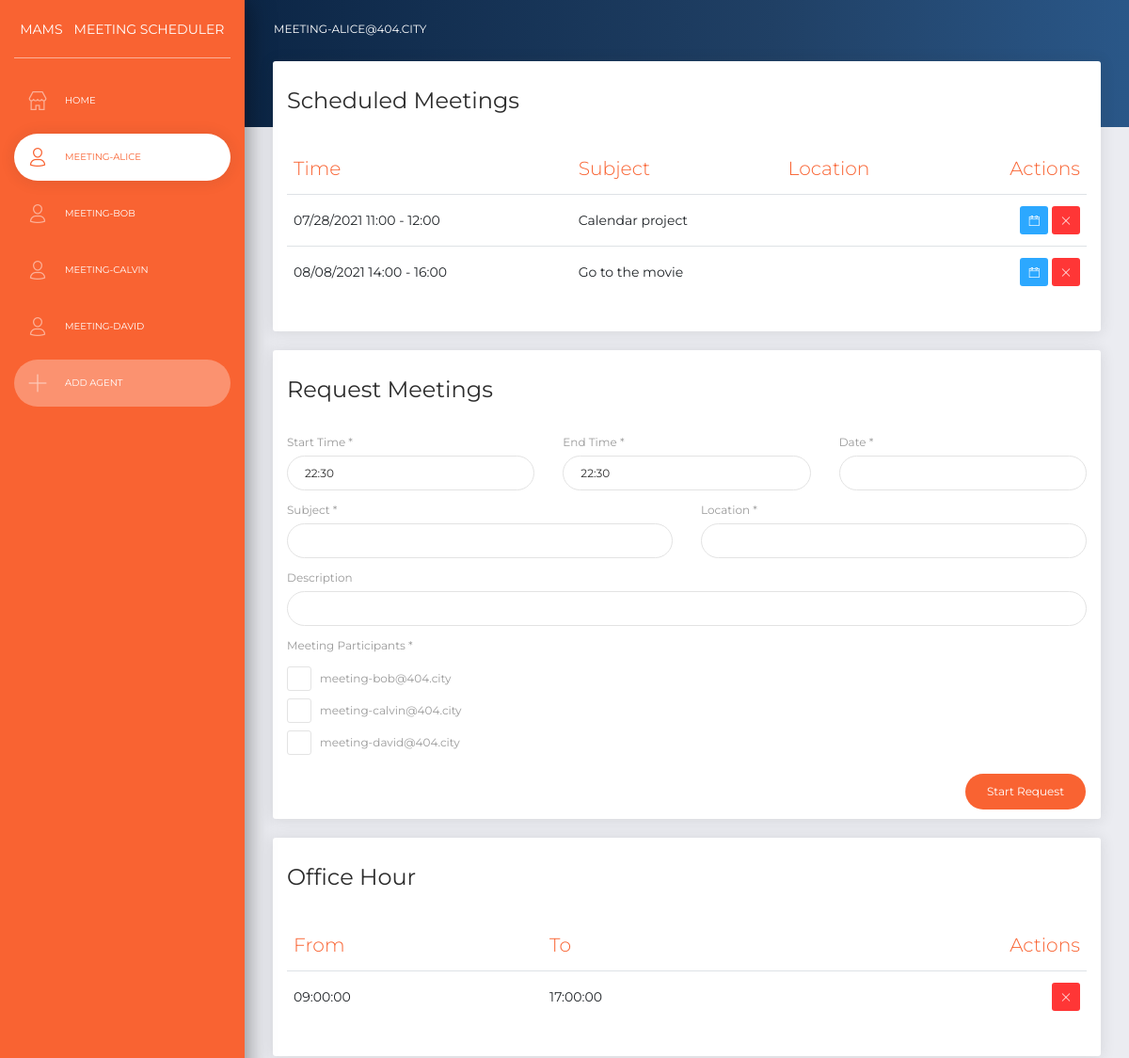
The app's page /agent/1 (upper part), older data.
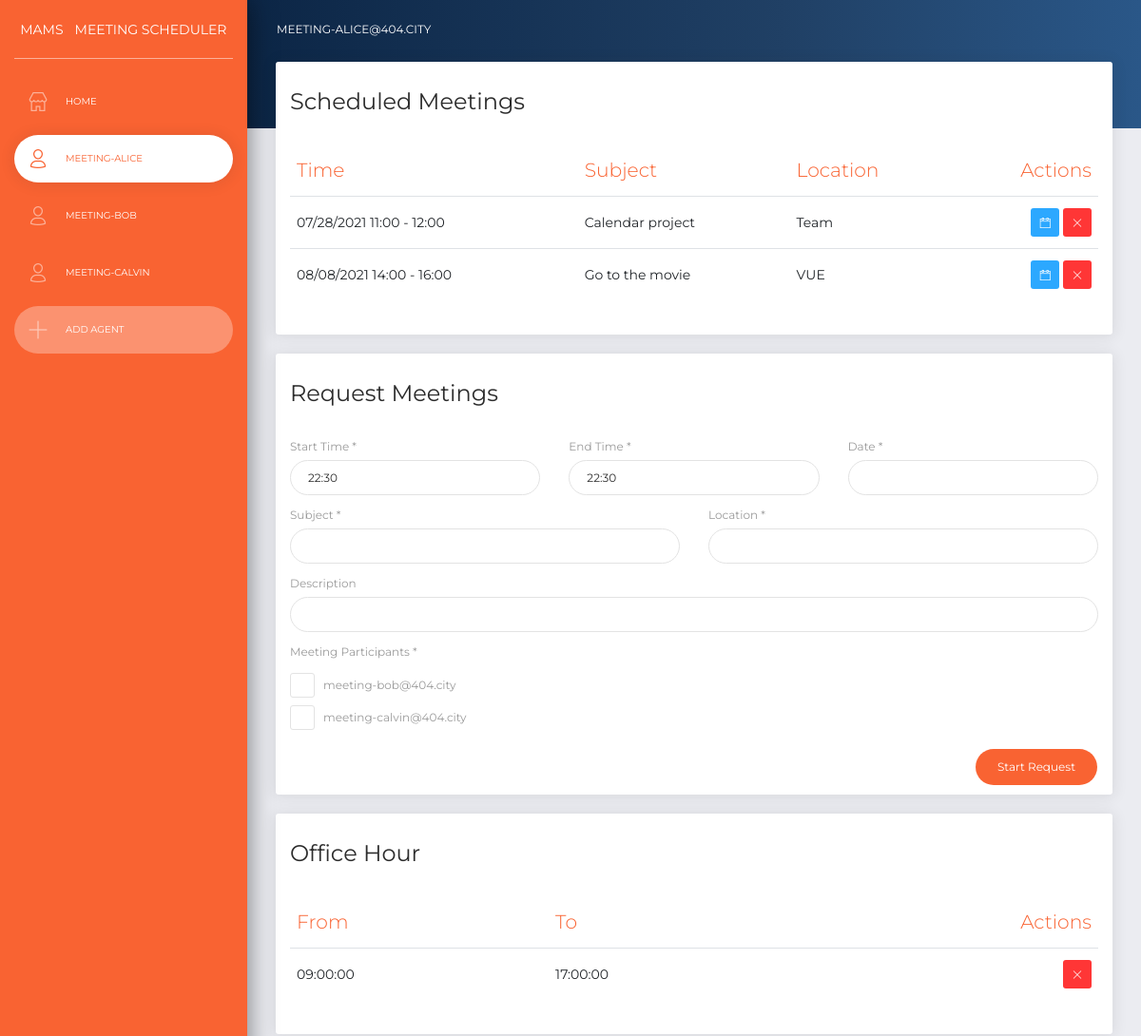
The same page, newer data.
### apps/dbmodels/dbmodels.py (models this page shows, shortened)
class AgentModel(db.Model):
    __tablename__ = 'agent'
    agent_id = db.Column(db.Integer, primary_key=True)
    email = db.Column(db.String(120), nullable=False)
    password = db.Column(db.String(120), nullable=False)
    offices = db.relationship('OfficeModel', backref='agent')
    preferences = db.relationship('PreferenceModel', backref='agent')
    meetings = db.relationship('ScheduleModel', back_populates='agent')

class MeetingModel(db.Model):
    __tablename__ = 'meeting'
    meeting_id = db.Column(db.Integer, primary_key=True)
    start_time = db.Column(db.DateTime, nullable=False)
    end_time = db.Column(db.DateTime, nullable=False)
    subject = db.Column(db.Text, nullable=False)
    location = db.Column(db.Text, nullable=False)
    description = db.Column(db.Text)
    agents = db.relationship('ScheduleModel', back_populates='meeting')

class OfficeModel(db.Model):
    __tablename__ = 'office'
    office_id = db.Column(db.Integer, primary_key=True)
    start_time = db.Column(db.Time, nullable=False)
    end_time = db.Column(db.Time, nullable=False)
    agent_id = db.Column(db.Integer, db.ForeignKey('agent.agent_id'))

### app.py (the view)
@app.route('/agent/<int:aid>', methods=['GET'])
def agent(aid):
    agents = AgentModel.query.all()
    agent = AgentModel.query.get(aid)
    others = AgentModel.query.filter(AgentModel.agent_id != agent.agent_id).all()
    mids = []
    for meeting in agent.meetings:
        mids.append(meeting.meeting_id)
    meetings = MeetingModel.query.filter(MeetingModel.meeting_id.in_(mids)).order_by(
        MeetingModel.start_time.asc()).all()
    if len(meetings) == 0:
        meetings = None
    offices = OfficeModel.query.filter(OfficeModel.agent_id == aid).order_by(OfficeModel.start_time.asc()).all()
    if len(offices) == 0:
        offices = None
    preferences = PreferenceModel.query.filter(PreferenceModel.agent_id == aid).order_by(PreferenceModel.is_local.asc(),
                                                                                         PreferenceModel.start_time.asc()).all()
    if len(preferences) == 0:
        preferences = None
    return render_template('agent.html', agents=agents, agent=agent
                           , others=others, meetings=meetings, offices=offices, preferences=preferences)

### app.py (called while the page is built)
@app.template_filter('split_name')
def split_name(email):
    return email.split('@')[0]

@app.template_filter('start_cut')
def start_cut(dt):
    return dt.strftime('%m/%d/%Y %H:%M')

@app.template_filter('end_cut')
def end_cut(dt):
    return dt.strftime('%H:%M')

### templates/agent.html (shortened to what the changed rows need)
{% extends "public.html" %}
{% block content %}
<nav class="navbar navbar-expand-lg navbar-transparent bg-primary navbar-absolute">
    <div class="container-fluid">
        <div class="navbar-wrapper">
            <a id="agent-id" agent-id="{{ agent.agent_id }}" class="navbar-brand" style="pointer-events: none">{{ agent.email }}</a>
        </div>
    </div>
</nav>
<div class="content" style="margin-top: -70px">
    <div class="row">
        <div class="col-md-12">
            <div class="card">
                <div class="card-body">
                    <div class="table-responsive">
                        {% if meetings != None %}
                        <table class="table">
                            <thead class="text-primary">
                                <th>Time</th>
                                <th>Subject</th>
                                <th>Location</th>
                                <th class="text-right">Actions</th>
                            </thead>
                            <tbody>
                                {% for meeting in meetings %}
                                <tr>
                                    <td>{{ meeting.start_time | start_cut }} - {{ meeting.end_time | end_cut }}</td>
                                    <td>{{ meeting.subject }}</td>
                                    <td>{{ meeting.location }}</td>
                                    <td class="td-actions text-right">
                                        <button meeting-id="{{ meeting.meeting_id }}" type="button" rel="tooltip" class="btn btn-info btn-sm btn-icon meeting-detail">
                                            <i class="now-ui-icons ui-1_calendar-60"></i>
                                        </button>
                                        <button meeting-id="{{ meeting.meeting_id }}" type="button" rel="tooltip" class="btn btn-danger btn-sm btn-icon meeting-delete">
                                            <i class="now-ui-icons ui-1_simple-remove"></i>
                                        </button>
                                    </td>
                                </tr>
                                {% endfor %}
                            </tbody>
                        </table>
                        {% endif %}
                    </div>
                </div>
            </div>
        </div>
    </div>
    <div class="row">
        <div class="col-md-12">
            <div class="card">
                <div class="card-body">
                    <div class="row">
                        <div class="col-md-12">
                            <div class="form-group" id="guest-check">
                                {% for other in others %}
                                <div class="form-check" style="padding-left: 0">
                                    <label class="form-check-label">
                                        {{ other.email }}
                                    </label>
                                </div>
                                {% endfor %}
                            </div>
                        </div>
                    </div>
                </div>
            </div>
        </div>
    </div>
    <div class="row">
        <div class="col-md-12">
            <div class="card">
                <div class="card-body">
                    <div class="table-responsive">
                        {% if offices != None %}
                        <table class="table">
                            <thead class="text-primary">
                                <th>From</th>
                                <th>To</th>
                                <th class="text-right">Actions</th>
                            </thead>
                            <tbody>
                                {% for office in offices %}
                                <tr>
                                    <td>{{ office.start_time }}</td>
                                    <td>{{ office.end_time }}</td>
                                    <td class="td-actions text-right">
                                        <button office-id="{{ office.office_id }}" type="button" rel="tooltip" class="btn btn-danger btn-sm btn-icon office-delete">
                                            <i class="now-ui-icons ui-1_simple-remove"></i>
                                        </button>
                                    </td>
                                </tr>
                                {% endfor %}
                            </tbody>
                        </table>
                        {% endif %}
                    </div>
                </div>
            </div>
        </div>
    </div>
</div>
{% endblock %}

### templates/public.html (shortened to what this page needs)
<!DOCTYPE html>
<html lang="en">
<head>
    <link rel="stylesheet" href="https://use.fontawesome.com/releases/v5.7.1/css/all.css">
    <link href="/css/bootstrap.min.css" rel="stylesheet">
    <link href="/css/now-ui-dashboard.css" rel="stylesheet">
    <link href="/css/bootstrap-datepicker.css" rel="stylesheet">
    <link href="/css/bootstrap-timepicker.css" rel="stylesheet">
</head>
<body>
    <div class="wrapper">
        <div class="sidebar" data-color="orange">
            <div class="logo">
                <a class="simple-text logo-mini" style="pointer-events: none; width: auto">MAMS</a>
                <a class="simple-text logo-normal" style="pointer-events: none">Meeting Scheduler</a>
            </div>
            <div class="sidebar-wrapper" id="sidebar-wrapper">
                <ul class="nav" id="agent-list">
                    <li {% if agent == None %} class="active" {% endif %}>
                        <a href="\">
                            <i class="now-ui-icons shopping_shop"></i>
                            <p>Home</p>
                        </a>
                    </li>
                    {% for item in agents %}
                    <li {% if agent != None %}{% if item.agent_id == agent.agent_id %} class="active" {% endif %}{% endif %}>
                        <a href="/agent/{{ item.agent_id }}">
                            <i class="now-ui-icons users_single-02"></i>
                            <p>{{ item.email | split_name }}</p>
                        </a>
                    </li>
                    {% endfor %}
                    <li>
                        <a id="agent-add" style="background: rgba(255,255,255,0.3)">
                            <i class="now-ui-icons ui-1_simple-add"></i>
                            <p>Add Agent</p>
                        </a>
                    </li>
                </ul>
            </div>
        </div>
        <div class="main-panel" id="main-panel">
            {% block content %}
            {% endblock %}
        </div>
    </div>
</body>
</html>

Row changes from the older to the newer data that the page shows:
removed AgentModel: email|split_name "MEETING-DAVID", email "meeting-david@404.city"
changed MeetingModel "Calendar project": location (not shown) → "Team"
changed MeetingModel "Go to the movie": location (not shown) → "VUE"
